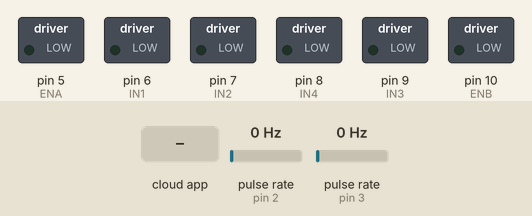
Simulated run of this sketch. Board: Arduino Uno, built with avr-gcc and run on an emulated ATmega328P. Shown: switched loads named in the sketch (green lamp = pin HIGH). Wiring (inferred from the names in the program): 2 × pulse sensor: data pin 2 / data pin 3. Inputs (shaded band) come from the test bench; at power-on: pulse rate (sensors on pin 2, pin 3) 0 Hz. The ROS host is connected and sends only what is stated; what the sketch prints to the serial monitor is not drawn.

Above: at 1.2 s.
1.3 s: the phone or cloud app sets linear.x to -100
At 1.8 s:
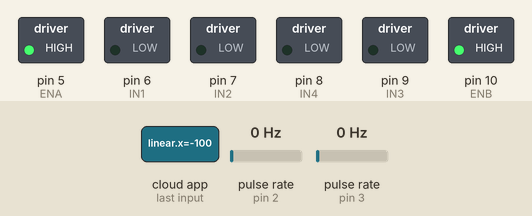
2.8 s: pulse rate (sensor on pin 2) set to 4 Hz
Timing chart, 0 to 5.8 s (numbered marks = the images above; inputs shaded):
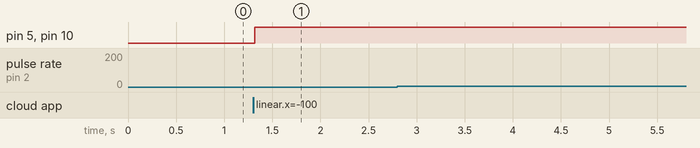

The sketch:

loght.ino
```cpp
#include <ros.h>
#include <geometry_msgs/Twist.h>
#include <std_msgs/Int32.h>

#define IN1 6  // Left motor forward
#define IN2 7  // Left motor backward
#define IN3 9  // Right motor forward
#define IN4 8  // Right motor backward
#define ENA 5  // Enable pin for the left motor
#define ENB 10 // Enable pin for the right motor
#define LEFT_ENCODER_PIN 2  // Example pin number
#define RIGHT_ENCODER_PIN 3 // Example pin number

#define IR_SENSOR_PIN A0      // Analog pin connected to IR sensor


ros::NodeHandle nh;

std_msgs::Int32 left_encoder_msg;
ros::Publisher left_encoder_pub("left_encoder_count", &left_encoder_msg);

std_msgs::Int32 right_encoder_msg;
ros::Publisher right_encoder_pub("right_encoder_count", &right_encoder_msg);

void leftEncoderISR() {
  left_encoder_msg.data++;
  left_encoder_pub.publish(&left_encoder_msg);
}

void rightEncoderISR() {
  right_encoder_msg.data++;
  right_encoder_pub.publish(&right_encoder_msg);
}

void onTwist(const geometry_msgs::Twist &msg) {
  // Enable both motors initially
  digitalWrite(ENA, HIGH);
  digitalWrite(ENB, HIGH);

  // Stop motors if IR sensor value is less than the threshold
  if (analogRead(IR_SENSOR_PIN) < 900) {
    digitalWrite(IN1, LOW);
    digitalWrite(IN2, LOW);
    digitalWrite(IN3, LOW);
    digitalWrite(IN4, LOW);
  } else {
    // Move forward
    if (msg.linear.x > 0 || msg.angular.z == 0) {
      digitalWrite(IN1, HIGH);
      digitalWrite(IN3, HIGH);
    }
    // Turn left
    else if (msg.angular.z > 0) {
      digitalWrite(IN2, HIGH);
      digitalWrite(IN3, HIGH);
    }
    // Turn right
    else if (msg.angular.z < 0) {
      digitalWrite(IN1, HIGH);
      digitalWrite(IN4, HIGH);
    }
    // Move backward
    else if (msg.linear.x < 0) {
      digitalWrite(IN2, HIGH);
      digitalWrite(IN4, HIGH);
    } else {
      // Stop motors
      digitalWrite(IN1, LOW);
      digitalWrite(IN2, LOW);
      digitalWrite(IN3, LOW);
      digitalWrite(IN4, LOW);
    }
  }
}

ros::Subscriber<geometry_msgs::Twist> sub("cmd_vel", onTwist);

void setup() {
  Serial.begin(9600); // Initialize serial communication for debugging

  pinMode(IN1, OUTPUT);
  pinMode(IN2, OUTPUT);
  pinMode(IN3, OUTPUT);
  pinMode(IN4, OUTPUT);
  pinMode(ENA, OUTPUT);
  pinMode(ENB, OUTPUT);

  pinMode(IR_SENSOR_PIN, INPUT); // Set IR sensor pin as input

  // Encoder pins as inputs
  pinMode(LEFT_ENCODER_PIN, INPUT);
  pinMode(RIGHT_ENCODER_PIN, INPUT);

  // Attach interrupt for encoder pins
  attachInterrupt(digitalPinToInterrupt(LEFT_ENCODER_PIN), leftEncoderISR, RISING);
  attachInterrupt(digitalPinToInterrupt(RIGHT_ENCODER_PIN), rightEncoderISR, RISING);

  // Initially disable both motors
  digitalWrite(ENA, LOW);
  digitalWrite(ENB, LOW);

  nh.initNode();
  nh.subscribe(sub);

  nh.advertise(left_encoder_pub);
  nh.advertise(right_encoder_pub);
}

void loop() {
  nh.spinOnce();

  // Print encoder counts to the serial monitor
  Serial.print("Left Encoder Count: ");
  Serial.println(left_encoder_msg.data);
  Serial.print("Right Encoder Count: ");
  Serial.println(right_encoder_msg.data);

  delay(100); // Delay for readability
}
```

Measured:
- after the input at 1.3 s, pin 5 (ENA), pin 10 (ENB): LOW → HIGH at once
- after the input at 2.8 s, every drawn part: stays the same
